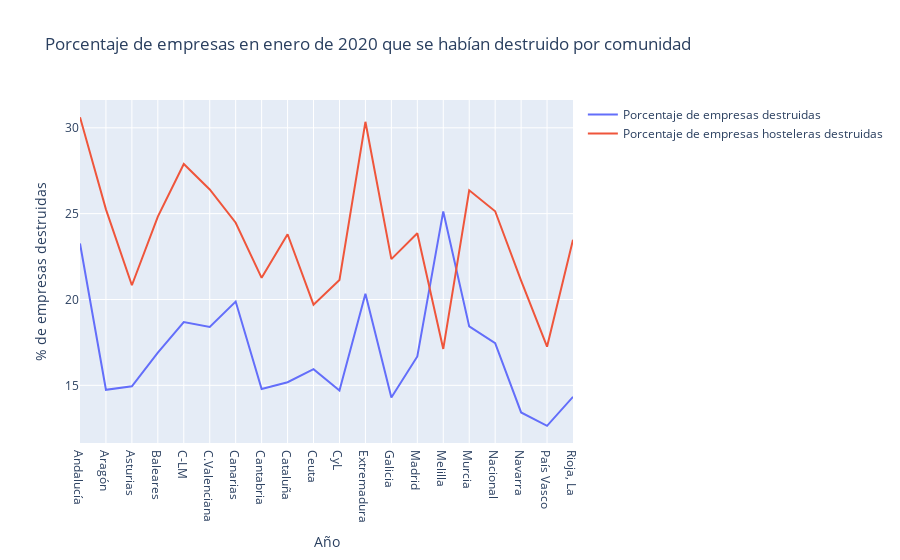

Here is the notebook cell this chart was saved with:
### Code cell
trace = go.Scatter(x = df['Periodo'],
                  y = df['%'],
                  name = 'Porcentaje de empresas destruidas',
                  mode= 'lines')

trace1 = go.Scatter(x = df1['Periodo'],
                  y = df1['%'],
                  name = 'Porcentaje de empresas hosteleras destruidas',
                  mode= 'lines')

data = [trace, trace1]

layout = dict(title = 'Porcentaje de empresas en enero de 2020 que se habían destruido por comunidad',
             xaxis= dict(title= 'Año',ticklen= 5),
             yaxis= dict(title= '% de empresas destruidas',ticklen= 5)
           )

fig = go.Figure(data = data, layout=layout)

iplot(fig)

fig.write_html(os.path.join(os.path.dirname(os.path.dirname(os.path.abspath('file'))), 'data', 'des_emp_com.html'))

### Figure 1 — Plotly figure (JSON) as saved in the notebook; plotly's stock layout.template omitted (floating-point values rounded to 4 significant figures)
{"data": [{"mode": "lines", "name": "Porcentaje de empresas destruidas", "type": "scatter", "x": ["Andalucía", "Aragón", "Asturias", "Baleares", "C-LM", "C.Valenciana", "Canarias", "Cantabria", "Cataluña", "Ceuta", "CyL", "Extremadura", "Galicia", "Madrid", "Melilla", "Murcia", "Nacional", "Navarra", "País Vasco", "Rioja, La"], "y": [23.26, 14.74, 14.94, 16.9, 18.69, 18.4, 19.88, 14.79, 15.18, 15.94, 14.7, 20.34, 14.29, 16.68, 25.13, 18.43, 17.45, 13.42, 12.64, 14.33]}, {"mode": "lines", "name": "Porcentaje de empresas hosteleras destruidas", "type": "scatter", "x": ["Andalucía", "Aragón", "Asturias", "Baleares", "C-LM", "C.Valenciana", "Canarias", "Cantabria", "Cataluña", "Ceuta", "CyL", "Extremadura", "Galicia", "Madrid", "Melilla", "Murcia", "Nacional", "Navarra", "País Vasco", "Rioja, La"], "y": [30.62, 25.25, 20.83, 24.83, 27.89, 26.41, 24.47, 21.26, 23.8, 19.7, 21.14, 30.35, 22.35, 23.86, 17.12, 26.36, 25.14, 21.1, 17.25, 23.48]}], "layout": {"title": {"text": "Porcentaje de empresas en enero de 2020 que se habían destruido por comunidad"}, "xaxis": {"ticklen": 5, "title": {"text": "Año"}}, "yaxis": {"ticklen": 5, "title": {"text": "% de empresas destruidas"}}}}
